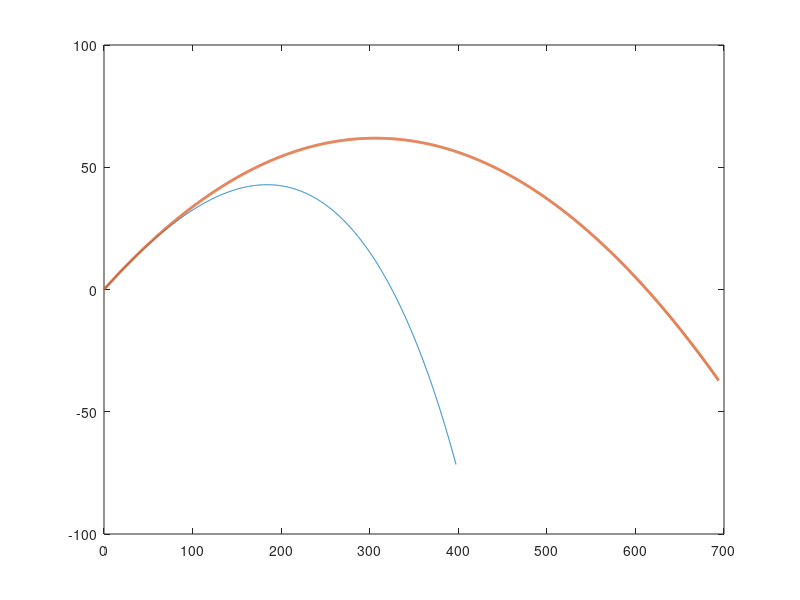

The MATLAB script that drew this image: (Note: this script raises an error after producing the figure.)
%% ECE 202: Project 2 - part 4
% *Projectile motion model* - Hitting a baseball. 
% The calculated time of flight is 3.51 sec, which is a little lower the
% observed 4.4 sec. The maximum height is 50.76 ft and was expected to be 
% around 66 ft so it is a bit lower again. Using MATLAB(R). \n
%
% $$ x = x0 + \cos \phi $$
% 
% Simon Mekonen
% 12/16/18
% Collaborator: Bill Leonard (Lec 22)


clear

%% Define givens

x0 = 0; y0 = 0;     % initial position
v0mph = 116;        % exit velocity, in mph
phi0deg = 22;       % launch angle, in degrees

m = 1.43;       % mass of baseball, in kg
g = 10;         % gravitational constant, in N/kg


A = 0.04;      % cross-sectional area of ball, m^2
pAir = 1.225;   % density of air, in kg/m^3

dragC = 0.47;

%% Conversions and setup

mph2mps = 5280 * 12 * 2.54 / 100 / 3600;   % mph to m/s conversion
deg2rad = pi()/180;   % degrees to radians conversion

v0 = v0mph * mph2mps;   % initial speed in m/s
phi0 = phi0deg * deg2rad;   % initial angle in rad

v0x = v0 * cos(phi0);   % x-component of initial velocity
v0y = v0 * sin(phi0);   % y-component of initial velocity



%% Analytical calculation of x(t) and y(t) with NO DRAG


tmin = 0;
tmax = 4.4;

N = 2000;   % intervals
t = linspace(tmin, tmax, 1+N);

xt_a = x0 + v0x * t;   % x(t)
yt_a = y0 + v0y * t + 1/2 * -g * t.^2;   % y(t)


%% Numerical calculation of x(t) and y(t) WITH DRAG

dt = (tmax - tmin) / N;

yt_n = zeros(1, 1+N);    % initialize y(t)
vy = zeros(1, 1+N);   % initialize vy(t)

yt_n(1) = y0;
vy(1) = v0y;


xt_n = zeros(1, 1+N);    % initialize y(t)
vx = zeros(1, 1+N);   % initialize vy(t)

xt_n(1) = x0;
vx(1) = v0x;

dragConst = -1/2 * dragC * pAir * A;    % constant factors of drag

landingN = 1;   % index (n) at which the baseball lands

lostE = 0;  % energy lost to drag, in joules

for n = 1:N   
    
    v = sqrt(vx(n)^2 + vy(n)^2);
    
    dragF = [vx(n) vy(n)] .* dragConst*v;
    
    lostE = lostE + norm(dragF);
    
    fx = dragF(1);      
    fy = -m*g + dragF(2);

    
    
    ax = fx/m;      
    ay = fy/m;  

    xt_n(n+1) = xt_n(n) + vx(n) * dt + 1/2 * ax * dt^2;
    vx(n+1) = vx(n) + ax * dt;
    
    yt_n(n+1) = yt_n(n) + vy(n) * dt + 1/2 * ay * dt^2;
    vy(n+1) = vy(n) + ay * dt;
    
    if and(yt_n(n+1) < 0, yt_n(n) > 0)
        landingN = n;
    end
end


%% Result parameters

m2ft = 3.28;        % conversion factor meters to feet


range = xt_n(landingN) * m2ft       % maximum range, in ft

t_flight = t(landingN)              % time of flight, in sec

maxH = max(yt_n) * m2ft             % maximum height, in ft

v_final = sqrt(vx(N+1)^2 + vy(N+1)^2)   % velocity magnitude at landing

lost_energy_drag = lostE*dt

% ----- plot the trajectory, y vs. x -----

x_a = xt_a * m2ft;    % analytic solution x(t), in ft
y_a = yt_a * m2ft;    % analytic solution y(t), in ft

x_n = xt_n * m2ft;     % numeric solution x(t) with drag, in ft
y_n = yt_n * m2ft;     % numeric solution y(t) with drag, in ft



plot(x_n, y_n, x_a, y_a, 'LineWidth', 2)

ax = gca;
ax.FontSize = 16;

xlabel('x (ft)', 'FontSize', 18)
ylabel('y (ft)', 'FontSize', 18)

title({'ECE 202, Project 2 (Part 4): Trajectory of a baseball',...
    'Drag vs. no drag'}, 'FontSize', 18)

legend("with drag: C = " + dragC, "without drag")

axis([-inf 800 -inf 100])  

grid on



